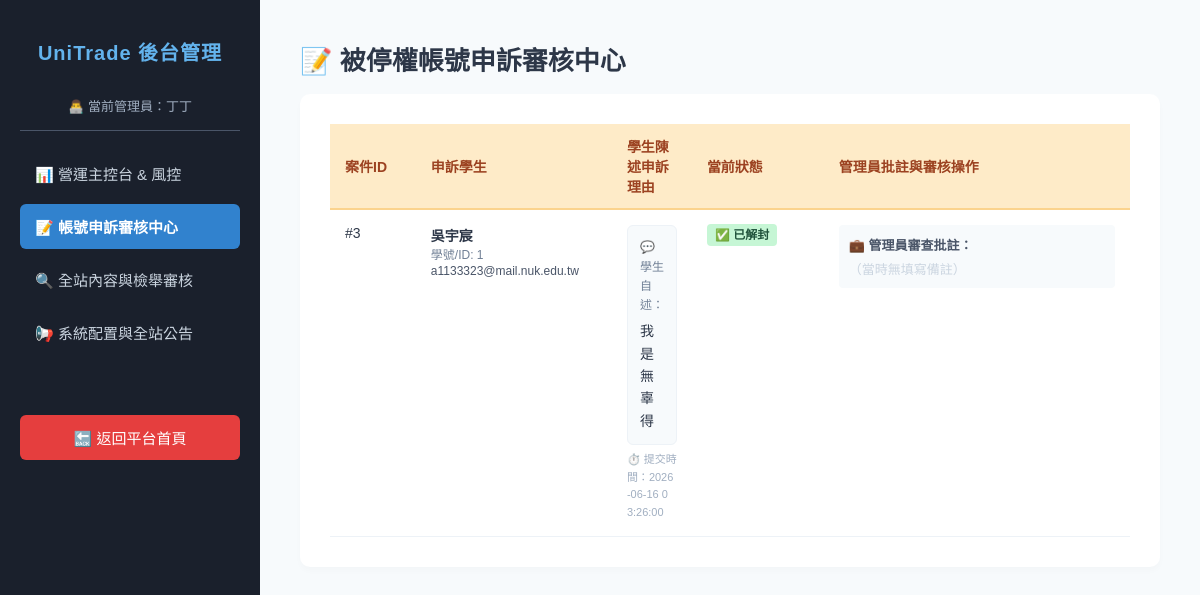
The page /unitrade/admin_appeals.php (signed in) on the database its author committed.
### tables this page shows
CREATE TABLE `appeals` (
  `id` int(11) NOT NULL,
  `user_id` int(11) NOT NULL COMMENT '申訴學生的ID',
  `username` varchar(50) NOT NULL COMMENT '學生當時的暱稱(留底備查)',
  `email` varchar(100) NOT NULL COMMENT '學生Email(聯絡用)',
  `reason` text NOT NULL COMMENT '學生的申訴理由與陳述',
  `status` enum('pending','approved','rejected') DEFAULT 'pending' COMMENT '處理狀態: 審核中/申訴通過/駁回',
  `admin_remark` text DEFAULT NULL COMMENT '管理員審核批註',
  `created_at` timestamp NOT NULL DEFAULT current_timestamp()
);

### unitrade/admin_appeals.php (the view, shortened to what this page needs)
<?php
require_once 'db.php';
$stmt_appeals = $pdo->query("SELECT * FROM appeals ORDER BY FIELD(status, 'pending', 'approved', 'rejected'), id DESC");
$all_appeals = $stmt_appeals->fetchAll();
?>
<!DOCTYPE html>
<html lang="zh-TW">
<head>
</head>
<body>
    <div class="sidebar">
        <h2>UniTrade 後台管理</h2>
        <div class="admin-info">👨‍💻 當前管理員：<?= htmlspecialchars($_SESSION['username'] ?? 'Admin'); ?></div>
        <a href="admin.php">📊 營運主控台 & 風控</a>
        <a href="admin_appeals.php" class="active">
            📝 帳號申訴審核中心
        </a>
        <a href="admin_reviews.php">🔍 全站內容與檢舉審核</a>
        <a href="admin_announcements.php">📢 系統配置與全站公告</a>
        <a href="index.php" style="margin-top: 60px; background: #e53e3e; color: white; text-align: center;">🔙 返回平台首頁</a>
    </div>
    <div class="main-content">
        <h1 style="margin-top:0; font-size: 26px;">📝 被停權帳號申訴審核中心</h1>
        <div class="content-card">
            <table class="admin-table">
                <thead>
                    <tr>
                        <th style="width:60px;">案件ID</th>
                        <th style="width:180px;">申訴學生</th>
                        <th>學生陳述申訴理由</th>
                        <th style="width:110px;">當前狀態</th>
                        <th style="width:300px;">管理員批註與審核操作</th>
                    </tr>
                </thead>
                <tbody>
                    <?php if(count($all_appeals) === 0): ?>
                        <tr>
                            <td colspan="5" style="text-align:center; color:#a0aec0; padding: 30px;">🎉 目前全站清空，沒有任何申訴案件。</td>
                        </tr>
                    <?php else: ?>
                        <?php foreach($all_appeals as $ap): ?>
                            <tr>
                                <td>#<?= $ap['id']; ?></td>
                                <td>
                                    <strong><?= htmlspecialchars($ap['username']); ?></strong><br>
                                    <span style="font-size:12px; color:#718096;">學號/ID: <?= $ap['user_id']; ?></span><br>
                                    <span style="font-size:12px; color:#4a5568; word-break:break-all;"><?= htmlspecialchars($ap['email']); ?></span>
                                </td>
                                <td style="line-height:1.6; word-break:break-all;">
                                    <div style="background:#f7fafc; padding:12px; border-radius:6px; border:1px solid #edf2f7; white-space: pre-wrap; color: #2d3748;"><span style="color:#718096; font-size:12px; display:block; margin-bottom:5px;">💬 學生自述：</span><?= htmlspecialchars($ap['reason']); ?></div>
                                    <span style="font-size:11px; color:#a0aec0; display:block; margin-top:6px;">⏱️ 提交時間：<?= $ap['created_at']; ?></span>
                                </td>
                                <td>
                                    <?php if($ap['status'] === 'pending'): ?>
                                        <span style="background:#feebc8; color:#9c4221; padding:4px 8px; border-radius:4px; font-weight:bold; font-size:12px;">⏳ 待審核</span>
                                    <?php elseif($ap['status'] === 'approved'): ?>
                                        <span style="background:#c6f6d5; color:#22543d; padding:4px 8px; border-radius:4px; font-weight:bold; font-size:12px;">✅ 已解封</span>
                                    <?php else: ?>
                                        <span style="background:#fed7d7; color:#9b2c2c; padding:4px 8px; border-radius:4px; font-weight:bold; font-size:12px;">❌ 已駁回</span>
                                    <?php endif; ?>
                                </td>
                                <td>
                                    <?php if($ap['status'] === 'pending'): ?>
                                        <form action="admin_appeals.php" method="POST" style="margin:0;">
                                            <input type="hidden" name="appeal_id" value="<?= $ap['id']; ?>">
                                            <input type="hidden" name="target_user_id" value="<?= $ap['user_id']; ?>">
                                            <input type="text" name="admin_remark" placeholder="備註原因（例如：已口頭警告、下不為例）" style="width:100%; padding:8px; border:1px solid #cbd5e0; border-radius:4px; margin-bottom:8px; font-size:13px; box-sizing:border-box;">
                                            <div style="display:flex; gap:8px;">
                                                <button type="submit" name="action" value="approve_appeal" style="background:#38a169; color:white; border:none; padding:8px 12px; border-radius:4px; cursor:pointer; font-size:12px; font-weight:bold; flex:1;" onclick="return confirm('確定要恢復該同學的帳號權限嗎？')">🔓 通過(解封)</button>
                                                <button type="submit" name="action" value="reject_appeal" style="background:#e53e3e; color:white; border:none; padding:8px 12px; border-radius:4px; cursor:pointer; font-size:12px; font-weight:bold; flex:1;" onclick="return confirm('確定要駁回這筆申訴，讓該帳號維持停權嗎？')">🛑 駁回維持</button>
                                            </div>
                                        </form>
                                    <?php else: ?>
                                        <div style="font-size:13px; color:#4a5568; background: #f7fafc; padding: 10px; border-radius: 4px;">
                                            <strong>💼 管理員審查批註：</strong><br>
                                            <span style="color:#4a5568; display:block; margin-top:5px;">
                                                <?= !empty($ap['admin_remark']) ? htmlspecialchars($ap['admin_remark']) : '<span style="color:#cbd5e0;">（當時無填寫備註）</span>'; ?>
                                            </span>
                                        </div>
                                    <?php endif; ?>
                                </td>
                            </tr>
                        <?php endforeach; ?>
                    <?php endif; ?>
                </tbody>
            </table>
        </div>
    </div>
</body>
</html>

### unitrade/admin_appeals.php (style rules this page uses)
body { font-family: "Microsoft JhengHei", sans-serif; margin: 0; display: flex; background: #f7fafc; color: #2d3748; }
.sidebar { width: 260px; background: #1a202c; color: white; min-height: 100vh; padding: 20px; box-sizing: border-box; position: fixed; }
.sidebar h2 { text-align: center; font-size: 20px; margin-bottom: 30px; color: #63b3ed; letter-spacing: 1px; }
.sidebar .admin-info { font-size: 13px; color: #a0aec0; text-align: center; margin-bottom: 20px; padding-bottom: 15px; border-bottom: 1px solid #4a5568; }
.sidebar a { display: block; color: #cbd5e0; text-decoration: none; padding: 12px 15px; margin-bottom: 8px; border-radius: 6px; font-size: 15px; transition: 0.3s; position: relative; }
.sidebar a:hover, .sidebar a.active { background: #3182ce; color: white; font-weight: bold; }
.main-content { flex: 1; margin-left: 260px; padding: 40px; box-sizing: border-box; min-width: 800px; }
.content-card { background: white; padding: 30px; border-radius: 10px; box-shadow: 0 4px 6px rgba(0,0,0,0.02); margin-bottom: 35px; }
.admin-table { width: 100%; border-collapse: collapse; text-align: left; }
.admin-table th { background: #feebc8; color: #9c4221; padding: 12px 15px; font-size: 14px; border-bottom: 2px solid #fbd38d; }
.admin-table td { padding: 15px; border-bottom: 1px solid #edf2f7; font-size: 14px; vertical-align: top; }

### rows shown on the page
appeals: id "3", username "吳宇宸", user "1", email "a1133323@mail.nuk.edu.tw", reason "我是無辜得", created_at "2026-06-16 03:26:00", status "✅ 已解封", shows "💼 管理員審查批註："

### other values the page prints
$_SESSION['username'] "丁丁"
